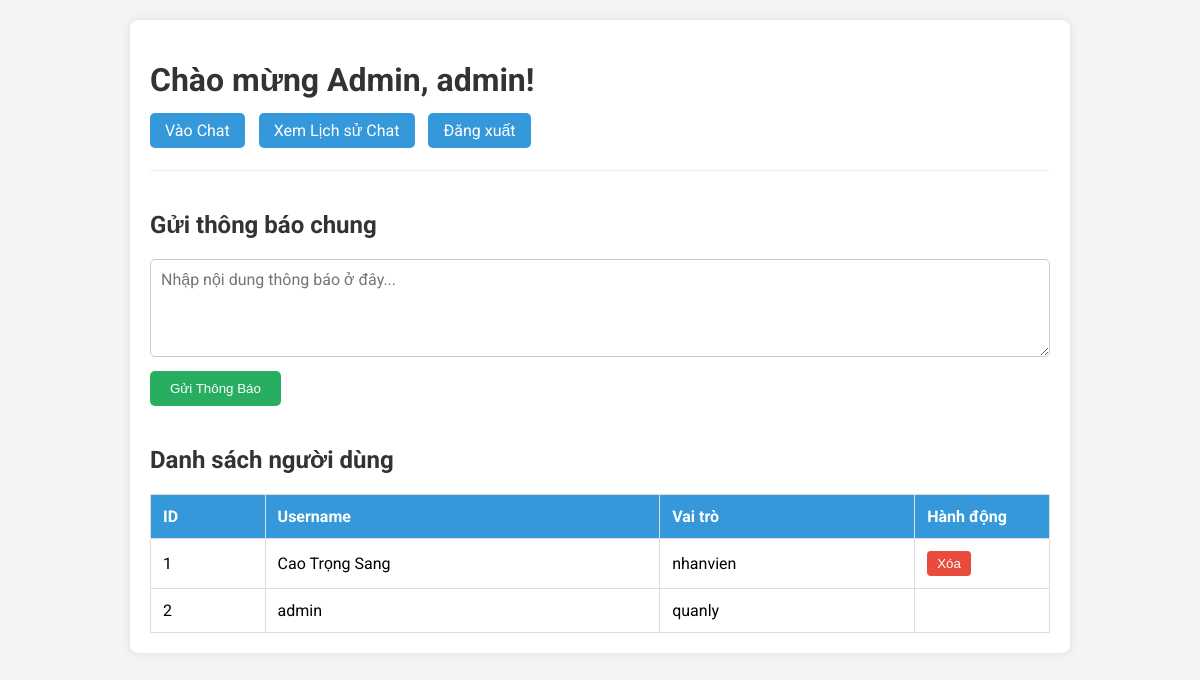
/admin (signed in), run on the app's committed database.
### tables this page shows
CREATE TABLE users (
    id INTEGER PRIMARY KEY AUTOINCREMENT,
    username TEXT NOT NULL UNIQUE,
    password TEXT NOT NULL,
    role TEXT NOT NULL,
    avatar_path TEXT DEFAULT '/static/image/avatar_placeholder.png'
);

### app.py (the view)
@app.route('/admin')
@admin_required
def admin(): return render_template('admin.html', users=get_db().execute('SELECT id, username, role FROM users ORDER BY id').fetchall())

### app.py (called while the page is built)
def get_db():
    if 'db' not in g:
        g.db = sqlite3.connect(app.config['DATABASE'])
        g.db.row_factory = sqlite3.Row
    return g.db

@app.teardown_appcontext
def close_connection(exception):
    db = g.pop('db', None)
    if db is not None: db.close()

def login_required(f):
    @wraps(f)
    def decorated_function(*args, **kwargs):
        if 'user_id' not in session:
            return redirect(url_for('login'))
        return f(*args, **kwargs)
    return decorated_function

def admin_required(f):
    @wraps(f)
    @login_required
    def decorated_function(*args, **kwargs):
        if session.get('role') != 'quanly':
            flash('Bạn không có quyền truy cập trang này.', 'error')
            return redirect(url_for('chat'))
        return f(*args, **kwargs)
    return decorated_function

### templates/admin.html (shortened to what this page needs)
<!DOCTYPE html>
<html lang="vi">
<head>
</head>
<body>
    <div class="container">
        <h1>Chào mừng Admin, {{ session.username }}!</h1>
        <div class="nav">
            <a href="{{ url_for('chat') }}">Vào Chat</a>
            <a href="{{ url_for('chat_history') }}">Xem Lịch sử Chat</a>
            <a href="{{ url_for('logout') }}">Đăng xuất</a>
        </div>
        <div class="announcement-form">
            <h2>Gửi thông báo chung</h2>
            <form action="{{ url_for('send_announcement') }}" method="POST">
                <textarea name="content" rows="4" placeholder="Nhập nội dung thông báo ở đây..." required></textarea>
                <button type="submit">Gửi Thông Báo</button>
            </form>
        </div>
        <h2 style="margin-top: 40px;">Danh sách người dùng</h2>
        <table>
            <thead>
                <tr>
                    <th>ID</th>
                    <th>Username</th>
                    <th>Vai trò</th>
                    <th style="width: 15%;">Hành động</th>
                </tr>
            </thead>
            <tbody>
                {% for user in users %}
                <tr>
                    <td>{{ user.id }}</td>
                    <td>{{ user.username }}</td>
                    <td>{{ user.role }}</td>
                    <td>
                        {% if user.id != session.user_id %}
                        <form action="{{ url_for('delete_user', user_id=user.id) }}" method="POST" style="display:inline;">
                            <button type="submit" class="delete-btn" onclick="return confirm('Bạn có chắc chắn muốn xóa người dùng \'{{ user.username }}\' không? Hành động này không thể hoàn tác.');">
                                Xóa
                            </button>
                        </form>
                        {% endif %}
                    </td>
                </tr>
                {% endfor %}
            </tbody>
        </table>
    </div>
</body>
</html>

### templates/admin.html (style rules this page uses)
body { font-family: 'Roboto', sans-serif; background: #f4f4f4; margin: 20px; }
.container { max-width: 900px; margin: auto; background: white; padding: 20px; border-radius: 8px; box-shadow: 0 0 10px rgba(0,0,0,0.1); }
h1, h2 { color: #333; }
.nav { margin-bottom: 20px; }
.nav a { text-decoration: none; padding: 8px 15px; background: #3498db; color: white; border-radius: 5px; margin-right: 10px; }
table { width: 100%; border-collapse: collapse; margin-top: 20px; }
th, td { padding: 12px; border: 1px solid #ddd; text-align: left; }
th { background-color: #3498db; color: white; }
.announcement-form { margin-top: 30px; border-top: 1px solid #eee; padding-top: 20px; }
.announcement-form textarea { width: 100%; box-sizing: border-box; padding: 10px; font-family: 'Roboto', sans-serif; font-size: 1em; border-radius: 5px; border: 1px solid #ccc; }
.announcement-form button { margin-top: 10px; padding: 10px 20px; background: #27ae60; color: white; border: none; border-radius: 5px; cursor: pointer; }
.delete-btn { background-color: #e74c3c; color: white; padding: 5px 10px; border: none; border-radius: 4px; cursor: pointer; }

### data on the page
users: username "admin", id "2", role "quanly"
users: id "1", username "Cao Trọng Sang", role "nhanvien"
